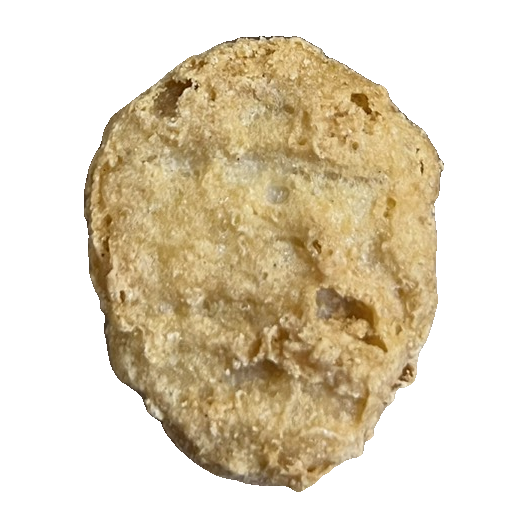
#> input picture CLEAN_AUGMENTED_400/ball/Ball_1.png, 528 x 528 px
$ python -i shape_knn_benchmark.py   (imports and definitions only)
#> lines starting #> are read from the running program, lines starting #| are printed output that depends on the picture; after the words box and inside, x2 and y2 are one past the last pixel; in counts of white or black regions, pixels touching at a corner belong together
"""Reproduce the leakage-aware 2,049-feature shape 1-NN benchmark.

The benchmark is deliberately independent of ``nugget_classifier.py`` and is
read-only by default.  It:

1. reads only the four immediate class directories listed by the manifest;
2. excludes every augmentation family whose source photograph appears in the
   supplied 23-image test set;
3. segments and normalizes the nugget silhouette;
4. evaluates a standardized Euclidean 1-NN with source-grouped five-fold CV;
5. reports both image-level and source-family-level OOF metrics; and
6. fits the retained data and classifies the 23 test images.

Run from anywhere with:

    python tools/shape_knn_benchmark.py

The script prints results only; it does not write into ``results/``.
"""

from __future__ import annotations

import argparse
import csv
import math
from dataclasses import dataclass
from pathlib import Path
from typing import Iterable

import cv2
import numpy as np
from PIL import Image
from scipy import ndimage
from sklearn.metrics import accuracy_score, confusion_matrix, f1_score
from sklearn.model_selection import StratifiedGroupKFold, cross_val_predict
from sklearn.neighbors import KNeighborsClassifier
from sklearn.pipeline import make_pipeline
from sklearn.preprocessing import StandardScaler


CLASS_NAMES = ("ball", "bell", "bone", "boots")
DISPLAY_NAMES = ("Ball", "Bell", "Bone", "Boot")
CLASS_TO_INDEX = {name: index for index, name in enumerate(CLASS_NAMES)}
TEST_PREFIX_TO_CLASS = {
    "ball": "ball",
    "bell": "bell",
    "bone": "bone",
    "boot": "boots",
    "boots": "boots",
}
RANDOM_SEED = 20261016
NORMALIZED_SIZE = 112
FEATURE_COUNT = 2049

# SIFT/RANSAC source audit result.  The CSV produced by nugget_classifier.py is
# used when present; this embedded copy makes the benchmark self-contained.
EXPECTED_SOURCE_BY_TEST = {
    "Ball_01.png": "ball/Ball_train_011.png",
    "Ball_02.png": "ball/Ball_train_012.png",
    "Ball_03.png": "ball/Ball_train_013.png",
    "Ball_04.png": "ball/Ball_train_014.png",
    "Ball_05.png": "ball/Ball_train_015.png",
    "Ball_06.png": "ball/Ball_train_002.png",
    "Bell_01.png": "bell/Bell_train_010.png",
    "Bell_02.png": "bell/Bell_train_011.png",
    "Bell_03.png": "bell/Bell_train_012.png",
    "Bell_04.png": "bell/Bell_train_013.png",
    "Bell_05.png": "bell/Bell_train_014.png",
    "Bell_06.png": "bell/Bell_train_004.png",
    "Bone_01.png": "bone/Bone_train_011.png",
    "Bone_02.png": "bone/Bone_train_014.png",
    "Bone_03.png": "bone/Bone_train_017.png",
    "Bone_04.png": "bone/Bone_train_018.png",
    "Bone_05.png": "bone/Bone_train_006.png",
    "Boot_01.png": "boots/Boot_train_014.png",
    "Boot_02.png": "boots/Boot_train_018.png",
    "Boot_03.png": "boots/Boot_train_020.png",
    "Boot_04.png": "boots/Boot_train_019.png",
    "Boot_05.png": "boots/Boot_train_001.png",
    "Boot_06.png": "boots/Boot_train_005.png",
}


@dataclass(frozen=True)
class ImageRecord:
    path: Path
    label: str
    group: str


# [31 lines left out: function parse_args, not called in this run]


def read_rgb(path: Path) -> np.ndarray:
    with Image.open(path) as image:
        return np.asarray(image.convert("RGB"), dtype=np.uint8)


def segment_nugget(rgb: np.ndarray) -> np.ndarray:
    """Segment the dominant warm object and return one filled boolean contour."""

    hsv = cv2.cvtColor(rgb, cv2.COLOR_RGB2HSV)
#> hsv: shape (528, 528, 3); mean H, S, V 8.9, 48.4, 223.9
    red = rgb[..., 0].astype(np.int16)
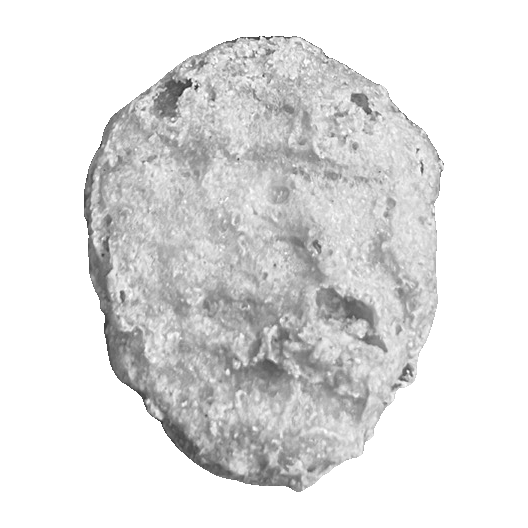
#> red: shape (528, 528) int16; min 38, max 255, mean 223.9
    green = rgb[..., 1].astype(np.int16)
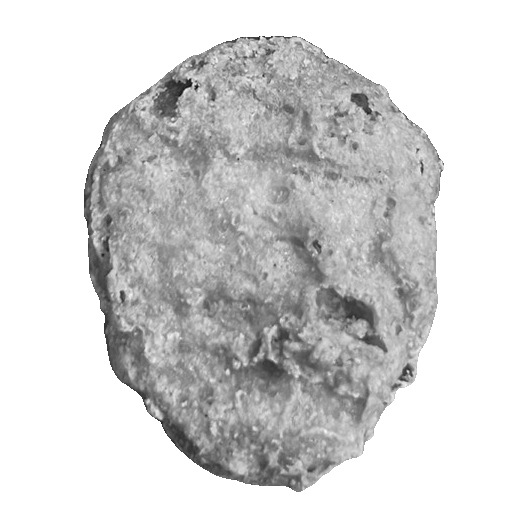
#> green: shape (528, 528) int16; min 13, max 255, mean 212.2
    blue = rgb[..., 2].astype(np.int16)
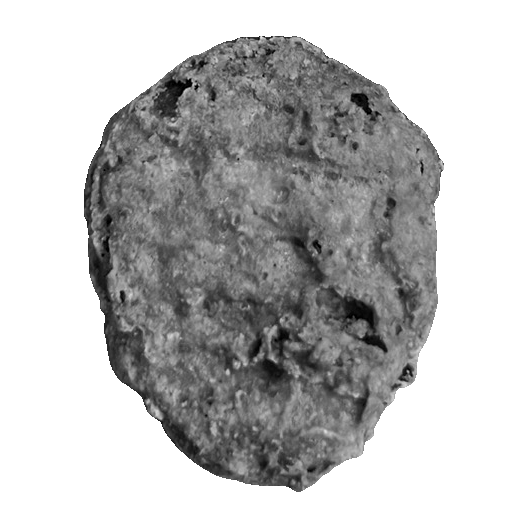
#> blue: shape (528, 528) int16; min 0, max 255, mean 189.7
    saturation = hsv[..., 1]
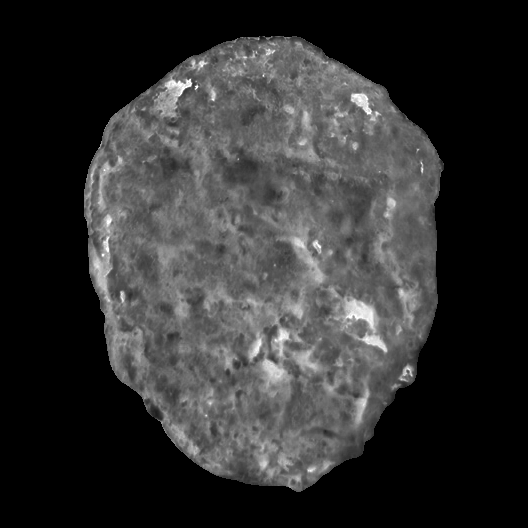
#> saturation: shape (528, 528); min 0, max 255, mean 48.4
    value = hsv[..., 2]

    warm = (red >= green - 2) & (green >= blue - 8) & (red >= blue + 8)
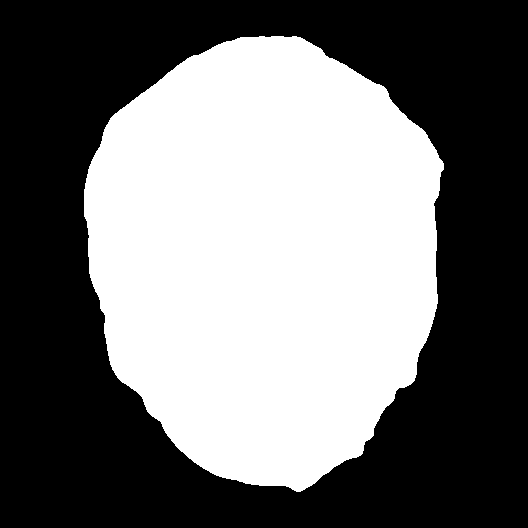
#> warm: shape (528, 528) bool; 44.8% white; 1 white region, box (x1, y1, x2, y2) and area: (84, 36, 444, 492) 125004
    chromatic = (saturation >= 28) & (value <= 252)
#> chromatic: shape (528, 528) bool; 44.8% white; 1 white region, box (x1, y1, x2, y2) and area: (84, 36, 444, 492) 124907
    dark_warm = (saturation >= 18) & (value <= 205) & (red >= blue + 5)
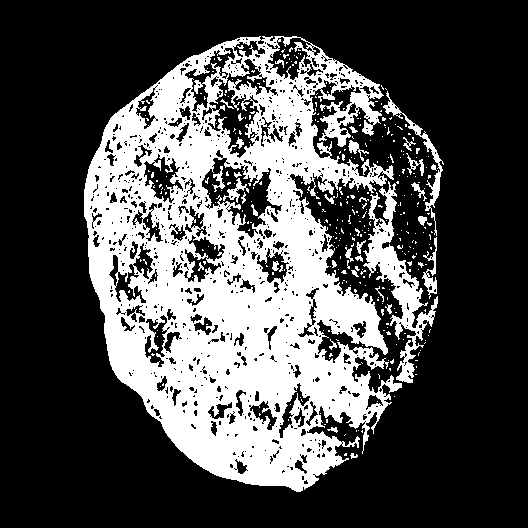
#> dark_warm: shape (528, 528) bool; 30.5% white; 361 white regions (327 under 20 px), largest, box (x1, y1, x2, y2) and area: (84, 36, 402, 492) 77197, (363, 181, 438, 383) 3783, (383, 91, 444, 236) 807
    mask = ((warm & chromatic) | dark_warm).astype(np.uint8)
#> mask: shape (528, 528); values 0 (black) and 1 (white), 44.8% white; 1 white region, box (x1, y1, x2, y2) and area: (84, 36, 444, 492) 124908

    min_dimension = min(rgb.shape[:2])
#> min_dimension = 528
    kernel_size = max(3, int(round(min_dimension * 0.012)))
#> kernel_size = 6
    if kernel_size % 2 == 0:
        kernel_size += 1
#> kernel_size = 7
    kernel = cv2.getStructuringElement(
        cv2.MORPH_ELLIPSE, (kernel_size, kernel_size)
    )
    mask = cv2.morphologyEx(mask, cv2.MORPH_OPEN, kernel)
#> mask: shape (528, 528); values 0 (black) and 1 (white), 44.8% white; 1 white region, box (x1, y1, x2, y2) and area: (84, 36, 444, 492) 124876
    mask = cv2.morphologyEx(mask, cv2.MORPH_CLOSE, kernel, iterations=2)
#> mask: shape (528, 528); values 0 (black) and 1 (white), 44.8% white; 1 white region, box (x1, y1, x2, y2) and area: (84, 36, 444, 492) 125000

    component_count, labels, stats, centroids = cv2.connectedComponentsWithStats(
        mask, 8
    )
#> labels: shape (528, 528) int32; values 0 (black) and 1 (white), 44.8% white; 1 white region
#> component_count = 2; stats = [[0, 0, 528, 528, 153784], [84, 36, 360, 456, 125000]]; centroids = [[262.8, 269.6], [264.4, 256]]
    if component_count <= 1:
        raise ValueError("No foreground component found")

    height, width = mask.shape
#> height = 528; width = 528
    center = np.asarray([width / 2.0, height / 2.0])
#> center = [264, 264]
    candidates: list[tuple[float, int]] = []
    for component in range(1, component_count):
        area = float(stats[component, cv2.CC_STAT_AREA])
        if area < 0.002 * height * width:
            continue
        distance = np.linalg.norm(centroids[component] - center) / max(width, height)
        score = area * max(0.20, 1.0 - distance)
        candidates.append((score, component))
#> this loop made 1 pass
#> (area, distance, score) on pass 1: (125000, 0.0152, 123096.3)
#> after the loop, candidates = [(123096.3, 1)]
    if candidates:
        selected_component = max(candidates)[1]
#> selected_component = 1
    else:
        selected_component = 1 + int(np.argmax(stats[1:, cv2.CC_STAT_AREA]))

    selected = ndimage.binary_fill_holes(labels == selected_component)
    selected = cv2.morphologyEx(
        selected.astype(np.uint8), cv2.MORPH_CLOSE, kernel, iterations=1
    )
    contours, _ = cv2.findContours(
        selected, cv2.RETR_EXTERNAL, cv2.CHAIN_APPROX_SIMPLE
    )
#> contours = 1 contour; box (x1, y1, x2, y2) and area: (84, 36, 444, 492) 124410
    if not contours:
        raise ValueError("Foreground mask contains no contour")
    contour = max(contours, key=cv2.contourArea)
#> contour = contour of 567 points, box (x1, y1, x2, y2) (84, 36, 444, 492), area 124410
    filled = np.zeros_like(selected)
    cv2.drawContours(filled, [contour], -1, 1, thickness=cv2.FILLED)
    return filled.astype(bool)


# [343 lines left out: functions normalize_mask, contour_features, shape_features, load_training_records, load_test_records, load_excluded_groups and 5 more, not called in this run]


# [2 lines not run here, left out]

>>> import cv2
>>> picture = cv2.cvtColor(cv2.imread('../CLEAN_AUGMENTED_400/ball/Ball_1.png'), cv2.COLOR_BGR2RGB)
>>> result = segment_nugget(picture)

$ run again, on CLEAN_AUGMENTED_400/ball/Ball_train_007.png
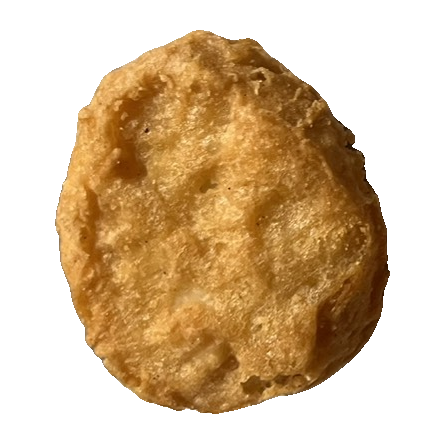
#> input picture CLEAN_AUGMENTED_400/ball/Ball_train_007.png, 445 x 445 px
#> hsv: shape (445, 445, 3); mean H, S, V 8.2, 90.8, 214.2
#> in segment_nugget, `warm = (red >= green - 2) & (green >= blue - 8) & (red >= blue + 8)`:
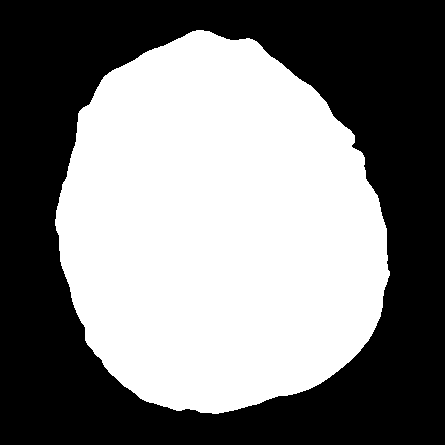
#> warm: shape (445, 445) bool; 49.3% white; 1 white region, box (x1, y1, x2, y2) and area: (55, 30, 390, 414) 97636
#> chromatic: shape (445, 445) bool; 49% white; 1 white region, box (x1, y1, x2, y2) and area: (55, 30, 390, 414) 97010
#> dark_warm: shape (445, 445) bool; 37.3% white; 179 white regions (169 under 20 px), largest, box (x1, y1, x2, y2) and area: (56, 30, 390, 414) 72890, (186, 140, 221, 162) 187, (78, 115, 94, 125) 69
#> in segment_nugget, `mask = cv2.morphologyEx(mask, cv2.MORPH_OPEN, kernel)`:
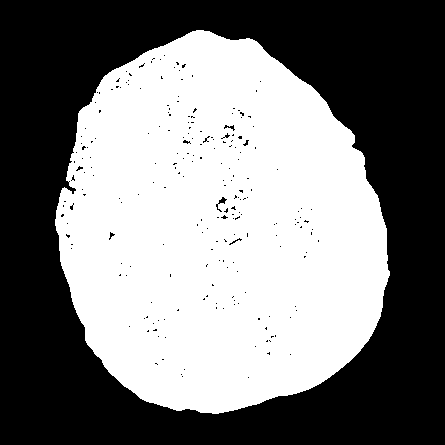
#> mask: shape (445, 445); values 0 (black) and 1 (white), 48.9% white; 1 white region, box (x1, y1, x2, y2) and area: (55, 30, 390, 414) 96831
#> labels: shape (445, 445) int32; values 0 (black) and 1 (white), 49.3% white; 1 white region
#> component_count = 2; stats = [[0, 0, 445, 445, 100418], [55, 30, 335, 384, 97607]]; centroids = [[225.1, 215.7], [218.8, 228.5]]
#> the loop in segment_nugget, `for component in range(1, component_count):` made 1 pass
#> (area, distance, score) on pass 1: (97607, 0.0159, 96057.3)
#> after the loop in segment_nugget, `for component in range(1, component_count):`: candidates = [(96057.3, 1)]
#> selected_component = 1
#> contours = 1 contour; box (x1, y1, x2, y2) and area: (55, 30, 390, 414) 97088
#> contour = contour of 526 points, box (x1, y1, x2, y2) (55, 30, 390, 414), area 97088

$ run again, on CLEAN_AUGMENTED_400/ball/Ball_train_008.png
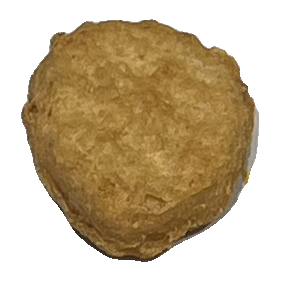
#> input picture CLEAN_AUGMENTED_400/ball/Ball_train_008.png, 281 x 281 px
#> hsv: shape (281, 281, 3); mean H, S, V 10.3, 85, 195.9
#> in segment_nugget, `warm = (red >= green - 2) & (green >= blue - 8) & (red >= blue + 8)`:
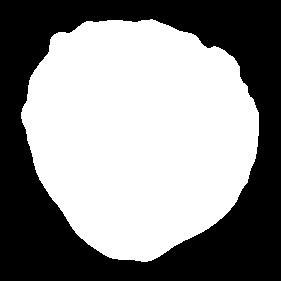
#> warm: shape (281, 281) bool; 55.3% white; 1 black region, box (x1, y1, x2, y2) and area: (0, 0, 281, 281) 35276
#> in segment_nugget, `chromatic = (saturation >= 28) & (value <= 252)`:
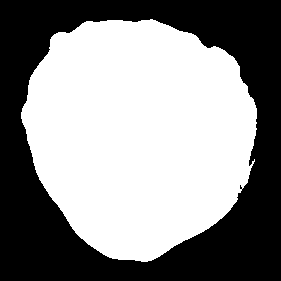
#> chromatic: shape (281, 281) bool; 55.1% white; 1 black region, box (x1, y1, x2, y2) and area: (0, 0, 281, 281) 35487
#> dark_warm: shape (281, 281) bool; 55.2% white; 11 black regions (10 under 20 px), largest, box (x1, y1, x2, y2) and area: (0, 0, 281, 281) 35332
#> labels: shape (281, 281) int32; values 0 (black) and 1 (white), 55.3% white; 1 black region
#> component_count = 2; stats = [[0, 0, 281, 281, 35313], [21, 19, 238, 243, 43648]]; centroids = [[141, 147.2], [139.2, 134.2]]
#> the loop in segment_nugget, `for component in range(1, component_count):` made 1 pass
#> (area, distance, score) on pass 1: (43648, 0.0231, 42641.8)
#> after the loop in segment_nugget, `for component in range(1, component_count):`: candidates = [(42641.8, 1)]
#> selected_component = 1
#> contours = 1 contour; box (x1, y1, x2, y2) and area: (21, 19, 259, 262) 43304
#> contour = contour of 355 points, box (x1, y1, x2, y2) (21, 19, 259, 262), area 43304

$ run again, on CLEAN_AUGMENTED_400/ball/Ball_train_009.png
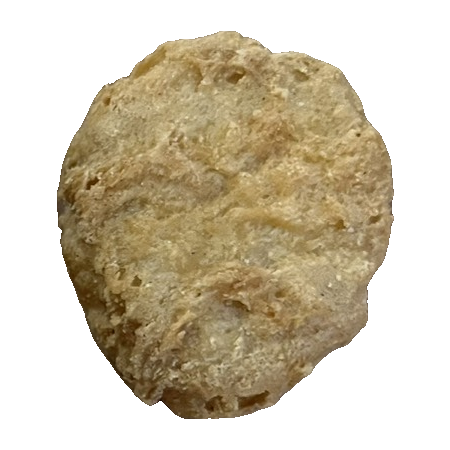
#> input picture CLEAN_AUGMENTED_400/ball/Ball_train_009.png, 450 x 450 px
#> hsv: shape (450, 450, 3); mean H, S, V 9.9, 53.5, 207.7
#> in segment_nugget, `warm = (red >= green - 2) & (green >= blue - 8) & (red >= blue + 8)`:
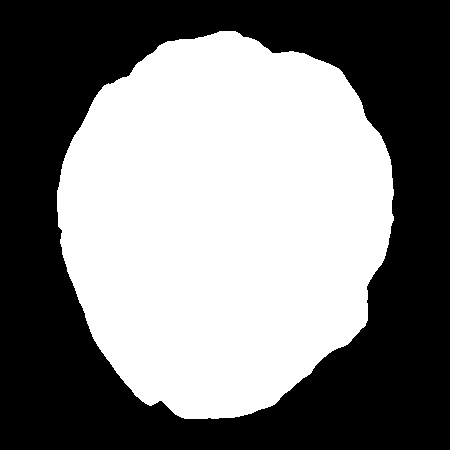
#> warm: shape (450, 450) bool; 49.3% white; 1 white region, box (x1, y1, x2, y2) and area: (57, 31, 394, 419) 99848
#> in segment_nugget, `dark_warm = (saturation >= 18) & (value <= 205) & (red >= blue + 5)`:
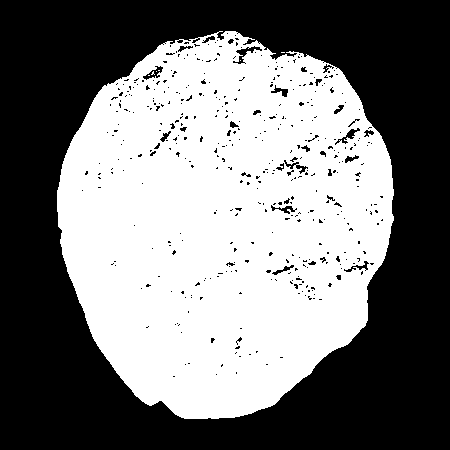
#> dark_warm: shape (450, 450) bool; 47.7% white; 7 white regions (6 under 20 px), largest, box (x1, y1, x2, y2) and area: (57, 31, 394, 419) 96558
#> mask: shape (450, 450); values 0 (black) and 1 (white), 49.3% white; 1 white region, box (x1, y1, x2, y2) and area: (57, 31, 394, 419) 99873
#> labels: shape (450, 450) int32; values 0 (black) and 1 (white), 49.3% white; 1 white region
#> component_count = 2; stats = [[0, 0, 450, 450, 102627], [57, 31, 337, 388, 99873]]; centroids = [[225.3, 227.3], [223.7, 221.6]]
#> the loop in segment_nugget, `for component in range(1, component_count):` made 1 pass
#> (area, distance, score) on pass 1: (99873, 0.00803, 99070.7)
#> after the loop in segment_nugget, `for component in range(1, component_count):`: candidates = [(99070.7, 1)]
#> selected_component = 1
#> contours = 1 contour; box (x1, y1, x2, y2) and area: (57, 31, 394, 419) 99351
#> contour = contour of 535 points, box (x1, y1, x2, y2) (57, 31, 394, 419), area 99351
